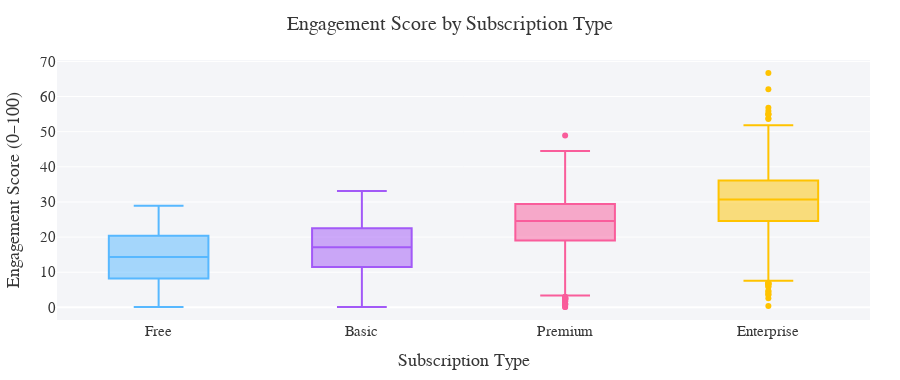
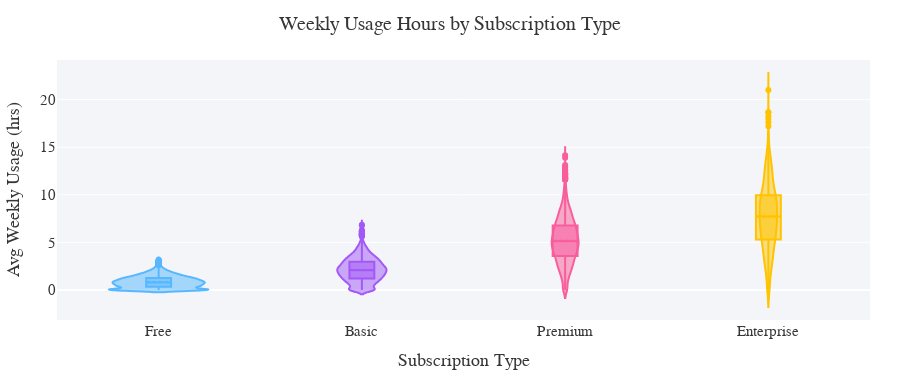
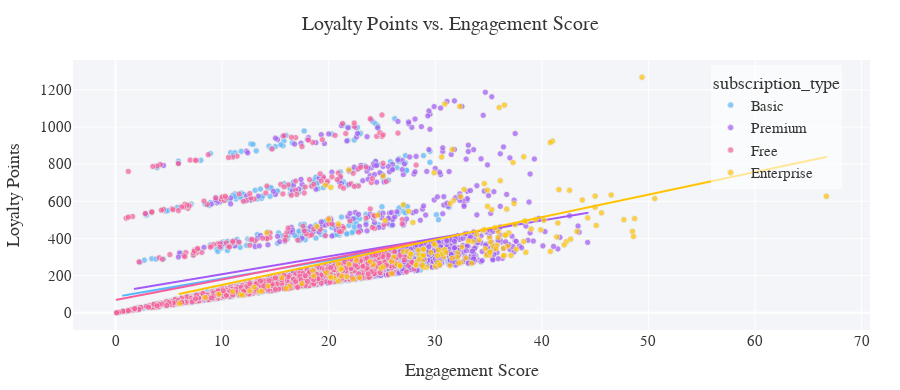
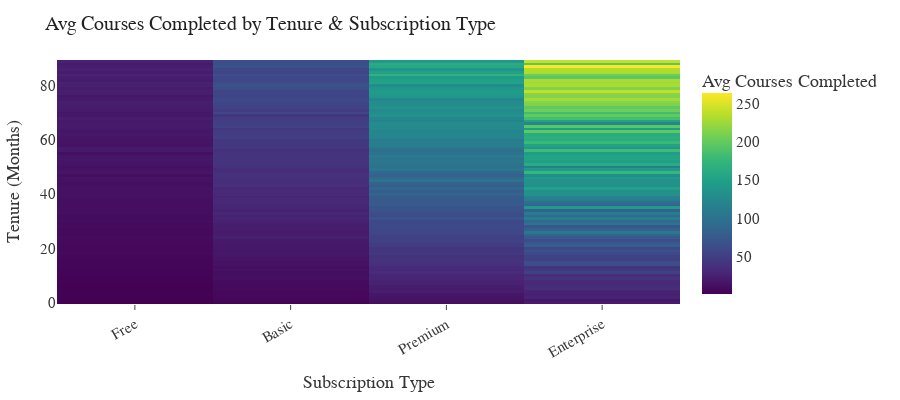

Notebook cell for these charts, in order:
### Code cell
display(Markdown("## ⚡ Customer Engagement & Usage Patterns"))

display(Markdown("""
Now we analyze how our customers use StreamFlow: time spent on the platform, courses completed, and how these relate to subscription types and loyalty.
"""))

import numpy as np
import plotly.express as px
import plotly.graph_objects as go

# Elegant custom color palette (define in every cell just in case)
custom_palette = ['#57b8ff', '#a259f7', '#f95d9b', '#ffc300']
neutral_grey = "#f4f5f8"
sub_order = ['Free', 'Basic', 'Premium', 'Enterprise']

# --- Engagement by Subscription Type ---
fig1 = px.box(
    df, x='subscription_type', y='engagement_score',
    category_orders={'subscription_type': sub_order},
    color='subscription_type', color_discrete_sequence=custom_palette,
    title="Engagement Score by Subscription Type",
    points='outliers'
)
fig1.update_layout(
    width=900, height=380,
    plot_bgcolor=neutral_grey,
    xaxis_title="Subscription Type",
    yaxis_title="Engagement Score (0–100)",
    font=dict(family="Segoe UI, Arial", size=15, color="#363636"),
    title=dict(x=0.5, font=dict(size=20)),
    showlegend=False,
    margin=dict(l=30, r=30, t=60, b=60)
)
fig1.update_traces(marker_line_color="#e0e0e0")
fig1.show()

display(Markdown("""
**Observation:**  
Engagement increases dramatically with each higher subscription tier.  
- **Premium and Enterprise users** are consistently more engaged, but a small set of Basic and Free users also achieve high engagement—a key upsell target.
"""))

# --- Distribution of Weekly Usage ---
fig2 = px.violin(
    df, y='avg_weekly_usage_hrs', x='subscription_type',
    color='subscription_type', color_discrete_sequence=custom_palette,
    box=True, points='outliers', category_orders={'subscription_type': sub_order},
    title="Weekly Usage Hours by Subscription Type"
)
fig2.update_layout(
    width=900, height=380,
    plot_bgcolor=neutral_grey,
    xaxis_title="Subscription Type",
    yaxis_title="Avg Weekly Usage (hrs)",
    font=dict(family="Segoe UI, Arial", size=15, color="#363636"),
    title=dict(x=0.5, font=dict(size=20)),
    showlegend=False,
    margin=dict(l=30, r=30, t=60, b=60)
)
fig2.update_traces(meanline_visible=True, marker_line_color="#e0e0e0")
fig2.show()

display(Markdown("""
**What this shows:**  
Premium and Enterprise customers use StreamFlow **4–8x more each week** than Free or Basic users.  
This underscores both the value of upsell and the risk if high-engagement users churn.
"""))

# --- Loyalty Points vs. Engagement (Scatter + Trendline) ---
fig3 = px.scatter(
    df.sample(3500, random_state=12),  # Subsample for clarity
    x='engagement_score', y='loyalty_points',
    color='subscription_type', color_discrete_sequence=custom_palette,
    trendline="ols",  # add regression line
    opacity=0.72,
    title="Loyalty Points vs. Engagement Score"
)
fig3.update_layout(
    width=900, height=390,
    plot_bgcolor=neutral_grey,
    xaxis_title="Engagement Score",
    yaxis_title="Loyalty Points",
    font=dict(family="Segoe UI, Arial", size=15, color="#363636"),
    title=dict(x=0.5, font=dict(size=20)),
    legend=dict(x=0.8, y=0.98, bgcolor='rgba(255,255,255,0.6)'),
    margin=dict(l=30, r=30, t=60, b=60)
)
fig3.update_traces(marker_line_color="#e0e0e0", marker_line_width=0.8)
fig3.show()

display(Markdown("""
**Insight:**  
There’s a strong positive correlation between engagement and loyalty points across all segments.
- **Power users** accumulate significant loyalty points, but some engaged Basic users lag behind—prime for marketing campaigns or feature nudges.
"""))

# --- Avg Courses Completed by Tenure & Subscription Type (Heatmap) ---

# 1. Aggregate mean courses completed by tenure and subscription type
heatmap_df = (
    df.groupby(['tenure_months', 'subscription_type'])['num_courses_completed']
    .mean()
    .reset_index()
)
pivot = heatmap_df.pivot(index="tenure_months", columns="subscription_type", values="num_courses_completed")
pivot = pivot[sub_order]  # ensure consistent column order

fig4 = go.Figure(
    data=go.Heatmap(
        z=pivot.values,
        x=pivot.columns,
        y=pivot.index,
        colorscale='Viridis',
        colorbar=dict(title='Avg Courses Completed'),
        hovertemplate=
            'Subscription: %{x}<br>' +
            'Tenure: %{y} months<br>' +
            'Avg Courses: %{z:.1f}<extra></extra>'
    )
)
fig4.update_layout(
    title="Avg Courses Completed by Tenure & Subscription Type",
    width=900, height=400,
    xaxis_title="Subscription Type",
    yaxis_title="Tenure (Months)",
    plot_bgcolor=neutral_grey,
    font=dict(family="Segoe UI, Arial", size=15, color="#363636"),
    title_font=dict(size=20, color="#222"),
    margin=dict(l=30, r=30, t=60, b=80)
)
fig4.update_xaxes(tickangle=-30, ticks="outside", showgrid=False)
fig4.update_yaxes(showgrid=False)
fig4.show()

display(Markdown("""
**Takeaway:**  
- **Enterprise and Premium customers** complete the most courses, and course completion rises with tenure across all segments.
- For Basic users, early plateau suggests an opportunity for targeted engagement campaigns within the first year.
"""))

### Figure 1 — Plotly figure (JSON) as saved in the notebook; plotly's stock layout.template omitted (floating-point values rounded to 4 significant figures; data arrays with more than 128 entries replaced by an {"elided": "..."} marker saying what was removed)
{"data": [{"alignmentgroup": "True", "boxpoints": "outliers", "hovertemplate": "subscription_type=%{x}<br>engagement_score=%{y}<extra></extra>", "legendgroup": "Free", "marker": {"color": "#57b8ff", "line": {"color": "#e0e0e0"}}, "name": "Free", "notched": false, "offsetgroup": "Free", "orientation": "v", "showlegend": true, "type": "box", "x": {"elided": "6418 str values"}, "x0": " ", "xaxis": "x", "y": {"elided": "6418 float values"}, "y0": " ", "yaxis": "y"}, {"alignmentgroup": "True", "boxpoints": "outliers", "hovertemplate": "subscription_type=%{x}<br>engagement_score=%{y}<extra></extra>", "legendgroup": "Basic", "marker": {"color": "#a259f7", "line": {"color": "#e0e0e0"}}, "name": "Basic", "notched": false, "offsetgroup": "Basic", "orientation": "v", "showlegend": true, "type": "box", "x": {"elided": "8257 str values"}, "x0": " ", "xaxis": "x", "y": {"elided": "8257 float values"}, "y0": " ", "yaxis": "y"}, {"alignmentgroup": "True", "boxpoints": "outliers", "hovertemplate": "subscription_type=%{x}<br>engagement_score=%{y}<extra></extra>", "legendgroup": "Premium", "marker": {"color": "#f95d9b", "line": {"color": "#e0e0e0"}}, "name": "Premium", "notched": false, "offsetgroup": "Premium", "orientation": "v", "showlegend": true, "type": "box", "x": {"elided": "7169 str values"}, "x0": " ", "xaxis": "x", "y": {"elided": "7169 float values"}, "y0": " ", "yaxis": "y"}, {"alignmentgroup": "True", "boxpoints": "outliers", "hovertemplate": "subscription_type=%{x}<br>engagement_score=%{y}<extra></extra>", "legendgroup": "Enterprise", "marker": {"color": "#ffc300", "line": {"color": "#e0e0e0"}}, "name": "Enterprise", "notched": false, "offsetgroup": "Enterprise", "orientation": "v", "showlegend": true, "type": "box", "x": {"elided": "1156 str values"}, "x0": " ", "xaxis": "x", "y": {"elided": "1156 float values"}, "y0": " ", "yaxis": "y"}], "layout": {"boxmode": "overlay", "font": {"color": "#363636", "family": "Segoe UI, Arial", "size": 15}, "height": 380, "legend": {"title": {"text": "subscription_type"}, "tracegroupgap": 0}, "margin": {"b": 60, "l": 30, "r": 30, "t": 60}, "plot_bgcolor": "#f4f5f8", "showlegend": false, "title": {"font": {"size": 20}, "text": "Engagement Score by Subscription Type", "x": 0.5}, "width": 900, "xaxis": {"anchor": "y", "categoryarray": ["Free", "Basic", "Premium", "Enterprise"], "categoryorder": "array", "domain": [0, 1], "title": {"text": "Subscription Type"}}, "yaxis": {"anchor": "x", "domain": [0, 1], "title": {"text": "Engagement Score (0–100)"}}}}

### Figure 2 — Plotly figure (JSON) as saved in the notebook; plotly's stock layout.template omitted (floating-point values rounded to 4 significant figures; data arrays with more than 128 entries replaced by an {"elided": "..."} marker saying what was removed)
{"data": [{"alignmentgroup": "True", "box": {"visible": true}, "hovertemplate": "subscription_type=%{x}<br>avg_weekly_usage_hrs=%{y}<extra></extra>", "legendgroup": "Free", "marker": {"color": "#57b8ff", "line": {"color": "#e0e0e0"}}, "meanline": {"visible": true}, "name": "Free", "offsetgroup": "Free", "orientation": "v", "points": "outliers", "scalegroup": "True", "showlegend": true, "type": "violin", "x": {"elided": "6418 str values"}, "x0": " ", "xaxis": "x", "y": {"elided": "6418 float values"}, "y0": " ", "yaxis": "y"}, {"alignmentgroup": "True", "box": {"visible": true}, "hovertemplate": "subscription_type=%{x}<br>avg_weekly_usage_hrs=%{y}<extra></extra>", "legendgroup": "Basic", "marker": {"color": "#a259f7", "line": {"color": "#e0e0e0"}}, "meanline": {"visible": true}, "name": "Basic", "offsetgroup": "Basic", "orientation": "v", "points": "outliers", "scalegroup": "True", "showlegend": true, "type": "violin", "x": {"elided": "8257 str values"}, "x0": " ", "xaxis": "x", "y": {"elided": "8257 float values"}, "y0": " ", "yaxis": "y"}, {"alignmentgroup": "True", "box": {"visible": true}, "hovertemplate": "subscription_type=%{x}<br>avg_weekly_usage_hrs=%{y}<extra></extra>", "legendgroup": "Premium", "marker": {"color": "#f95d9b", "line": {"color": "#e0e0e0"}}, "meanline": {"visible": true}, "name": "Premium", "offsetgroup": "Premium", "orientation": "v", "points": "outliers", "scalegroup": "True", "showlegend": true, "type": "violin", "x": {"elided": "7169 str values"}, "x0": " ", "xaxis": "x", "y": {"elided": "7169 float values"}, "y0": " ", "yaxis": "y"}, {"alignmentgroup": "True", "box": {"visible": true}, "hovertemplate": "subscription_type=%{x}<br>avg_weekly_usage_hrs=%{y}<extra></extra>", "legendgroup": "Enterprise", "marker": {"color": "#ffc300", "line": {"color": "#e0e0e0"}}, "meanline": {"visible": true}, "name": "Enterprise", "offsetgroup": "Enterprise", "orientation": "v", "points": "outliers", "scalegroup": "True", "showlegend": true, "type": "violin", "x": {"elided": "1156 str values"}, "x0": " ", "xaxis": "x", "y": {"elided": "1156 float values"}, "y0": " ", "yaxis": "y"}], "layout": {"font": {"color": "#363636", "family": "Segoe UI, Arial", "size": 15}, "height": 380, "legend": {"title": {"text": "subscription_type"}, "tracegroupgap": 0}, "margin": {"b": 60, "l": 30, "r": 30, "t": 60}, "plot_bgcolor": "#f4f5f8", "showlegend": false, "title": {"font": {"size": 20}, "text": "Weekly Usage Hours by Subscription Type", "x": 0.5}, "violinmode": "overlay", "width": 900, "xaxis": {"anchor": "y", "categoryarray": ["Free", "Basic", "Premium", "Enterprise"], "categoryorder": "array", "domain": [0, 1], "title": {"text": "Subscription Type"}}, "yaxis": {"anchor": "x", "domain": [0, 1], "title": {"text": "Avg Weekly Usage (hrs)"}}}}

### Figure 3 — Plotly figure (JSON) as saved in the notebook; plotly's stock layout.template omitted (floating-point values rounded to 4 significant figures; data arrays with more than 128 entries replaced by an {"elided": "..."} marker saying what was removed)
{"data": [{"hovertemplate": "subscription_type=Basic<br>engagement_score=%{x}<br>loyalty_points=%{y}<extra></extra>", "legendgroup": "Basic", "marker": {"color": "#57b8ff", "line": {"color": "#e0e0e0", "width": 0.8}, "opacity": 0.72, "symbol": "circle"}, "mode": "markers", "name": "Basic", "showlegend": true, "type": "scattergl", "x": {"elided": "1230 float values"}, "xaxis": "x", "y": {"elided": "1230 int values"}, "yaxis": "y"}, {"hovertemplate": "<b>OLS trendline</b><br>loyalty_points = 9.88804 * engagement_score + 85.4115<br>R<sup>2</sup>=0.125643<br><br>subscription_type=Basic<br>engagement_score=%{x}<br>loyalty_points=%{y} <b>(trend)</b><extra></extra>", "legendgroup": "Basic", "marker": {"color": "#57b8ff", "line": {"color": "#e0e0e0", "width": 0.8}, "symbol": "circle"}, "mode": "lines", "name": "Basic", "showlegend": false, "type": "scattergl", "x": {"elided": "1230 float values"}, "xaxis": "x", "y": {"elided": "1230 float values"}, "yaxis": "y"}, {"hovertemplate": "subscription_type=Premium<br>engagement_score=%{x}<br>loyalty_points=%{y}<extra></extra>", "legendgroup": "Premium", "marker": {"color": "#a259f7", "line": {"color": "#e0e0e0", "width": 0.8}, "opacity": 0.72, "symbol": "circle"}, "mode": "markers", "name": "Premium", "showlegend": true, "type": "scattergl", "x": {"elided": "1098 float values"}, "xaxis": "x", "y": {"elided": "1098 int values"}, "yaxis": "y"}, {"hovertemplate": "<b>OLS trendline</b><br>loyalty_points = 9.631 * engagement_score + 111.277<br>R<sup>2</sup>=0.116471<br><br>subscription_type=Premium<br>engagement_score=%{x}<br>loyalty_points=%{y} <b>(trend)</b><extra></extra>", "legendgroup": "Premium", "marker": {"color": "#a259f7", "line": {"color": "#e0e0e0", "width": 0.8}, "symbol": "circle"}, "mode": "lines", "name": "Premium", "showlegend": false, "type": "scattergl", "x": {"elided": "1098 float values"}, "xaxis": "x", "y": {"elided": "1098 float values"}, "yaxis": "y"}, {"hovertemplate": "subscription_type=Free<br>engagement_score=%{x}<br>loyalty_points=%{y}<extra></extra>", "legendgroup": "Free", "marker": {"color": "#f95d9b", "line": {"color": "#e0e0e0", "width": 0.8}, "opacity": 0.72, "symbol": "circle"}, "mode": "markers", "name": "Free", "showlegend": true, "type": "scattergl", "x": {"elided": "990 float values"}, "xaxis": "x", "y": {"elided": "990 int values"}, "yaxis": "y"}, {"hovertemplate": "<b>OLS trendline</b><br>loyalty_points = 11.0267 * engagement_score + 68.7227<br>R<sup>2</sup>=0.147428<br><br>subscription_type=Free<br>engagement_score=%{x}<br>loyalty_points=%{y} <b>(trend)</b><extra></extra>", "legendgroup": "Free", "marker": {"color": "#f95d9b", "line": {"color": "#e0e0e0", "width": 0.8}, "symbol": "circle"}, "mode": "lines", "name": "Free", "showlegend": false, "type": "scattergl", "x": {"elided": "990 float values"}, "xaxis": "x", "y": {"elided": "990 float values"}, "yaxis": "y"}, {"hovertemplate": "subscription_type=Enterprise<br>engagement_score=%{x}<br>loyalty_points=%{y}<extra></extra>", "legendgroup": "Enterprise", "marker": {"color": "#ffc300", "line": {"color": "#e0e0e0", "width": 0.8}, "opacity": 0.72, "symbol": "circle"}, "mode": "markers", "name": "Enterprise", "showlegend": true, "type": "scattergl", "x": {"elided": "182 float values"}, "xaxis": "x", "y": {"elided": "182 int values"}, "yaxis": "y"}, {"hovertemplate": "<b>OLS trendline</b><br>loyalty_points = 12.1487 * engagement_score + 28.5969<br>R<sup>2</sup>=0.277414<br><br>subscription_type=Enterprise<br>engagement_score=%{x}<br>loyalty_points=%{y} <b>(trend)</b><extra></extra>", "legendgroup": "Enterprise", "marker": {"color": "#ffc300", "line": {"color": "#e0e0e0", "width": 0.8}, "symbol": "circle"}, "mode": "lines", "name": "Enterprise", "showlegend": false, "type": "scattergl", "x": {"elided": "182 float values"}, "xaxis": "x", "y": {"elided": "182 float values"}, "yaxis": "y"}], "layout": {"font": {"color": "#363636", "family": "Segoe UI, Arial", "size": 15}, "height": 390, "legend": {"bgcolor": "rgba(255,255,255,0.6)", "title": {"text": "subscription_type"}, "tracegroupgap": 0, "x": 0.8, "y": 0.98}, "margin": {"b": 60, "l": 30, "r": 30, "t": 60}, "plot_bgcolor": "#f4f5f8", "title": {"font": {"size": 20}, "text": "Loyalty Points vs. Engagement Score", "x": 0.5}, "width": 900, "xaxis": {"anchor": "y", "domain": [0, 1], "title": {"text": "Engagement Score"}}, "yaxis": {"anchor": "x", "domain": [0, 1], "title": {"text": "Loyalty Points"}}}}

### Figure 4 — Plotly figure (JSON) as saved in the notebook; plotly's stock layout.template omitted (floating-point values rounded to 4 significant figures; data arrays with more than 128 entries replaced by an {"elided": "..."} marker saying what was removed)
{"data": [{"colorbar": {"title": {"text": "Avg Courses Completed"}}, "colorscale": [[0, "#440154"], [0.1111, "#482878"], [0.2222, "#3e4989"], [0.3333, "#31688e"], [0.4444, "#26828e"], [0.5556, "#1f9e89"], [0.6667, "#35b779"], [0.7778, "#6ece58"], [0.8889, "#b5de2b"], [1, "#fde725"]], "hovertemplate": "Subscription: %{x}<br>Tenure: %{y} months<br>Avg Courses: %{z:.1f}<extra></extra>", "type": "heatmap", "x": ["Free", "Basic", "Premium", "Enterprise"], "y": [0, 1, 2, 3, 4, 5, 6, 7, 8, 9, 10, 11, 12, 13, 14, 15, 16, 17, 18, 19, 20, 21, 22, 23, 24, 25, 26, 27, 28, 29, 30, 31, 32, 33, 34, 35, 36, 37, 38, 39, 40, 41, 42, 43, 44, 45, 46, 47, 48, 49, 50, 51, 52, 53, 54, 55, 56, 57, 58, 59, 60, 61, 62, 63, 64, 65, 66, 67, 68, 69, 70, 71, 72, 73, 74, 75, 76, 77, 78, 79, 80, 81, 82, 83, 84, 85, 86, 87, 88, 89], "z": {"elided": "90x4 float values"}}], "layout": {"font": {"color": "#363636", "family": "Segoe UI, Arial", "size": 15}, "height": 400, "margin": {"b": 80, "l": 30, "r": 30, "t": 60}, "plot_bgcolor": "#f4f5f8", "title": {"font": {"color": "#222", "size": 20}, "text": "Avg Courses Completed by Tenure & Subscription Type"}, "width": 900, "xaxis": {"showgrid": false, "tickangle": -30, "ticks": "outside", "title": {"text": "Subscription Type"}}, "yaxis": {"showgrid": false, "title": {"text": "Tenure (Months)"}}}}
